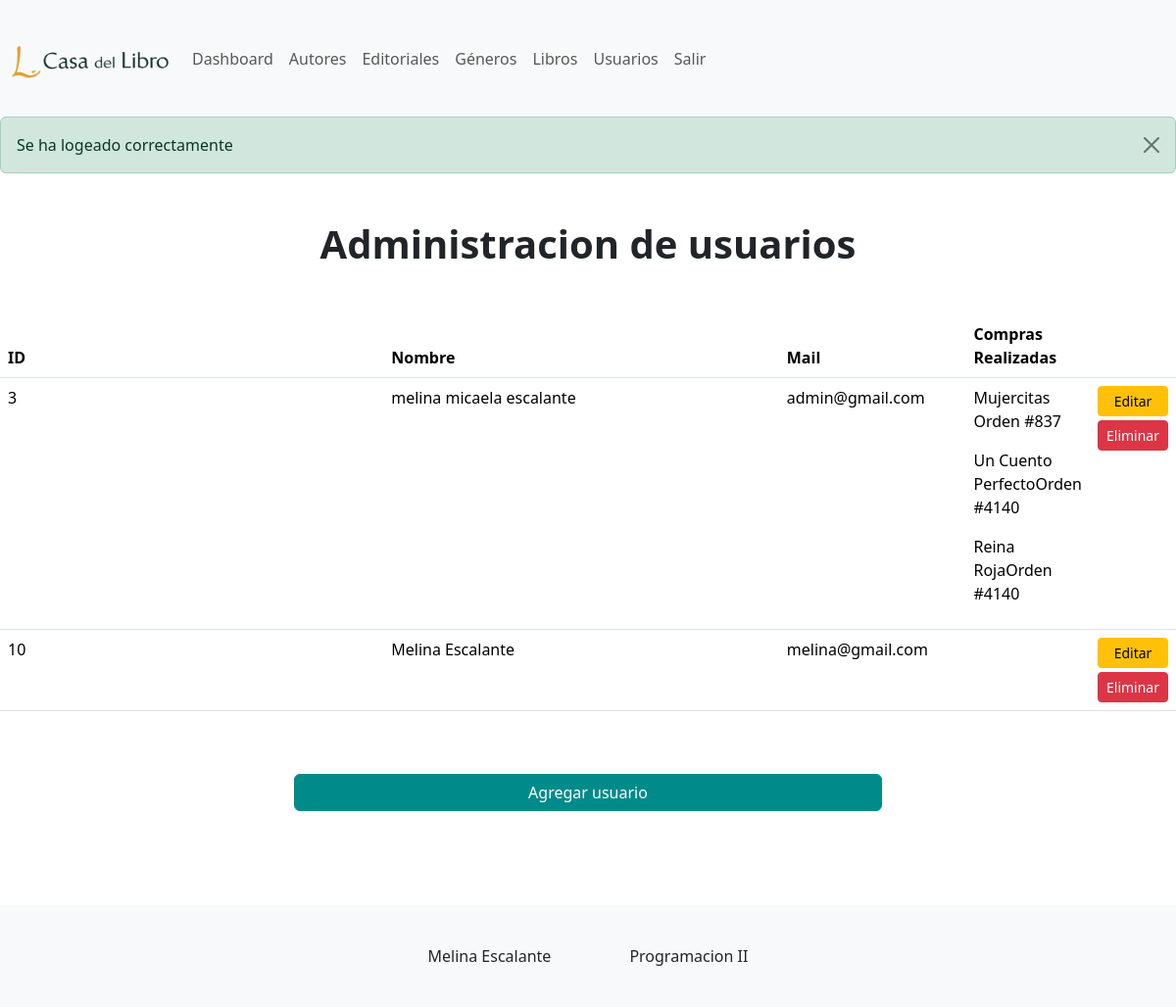
The page /sitio/content/admin/index.php?view=manage_users (signed in) on the database as committed earlier.
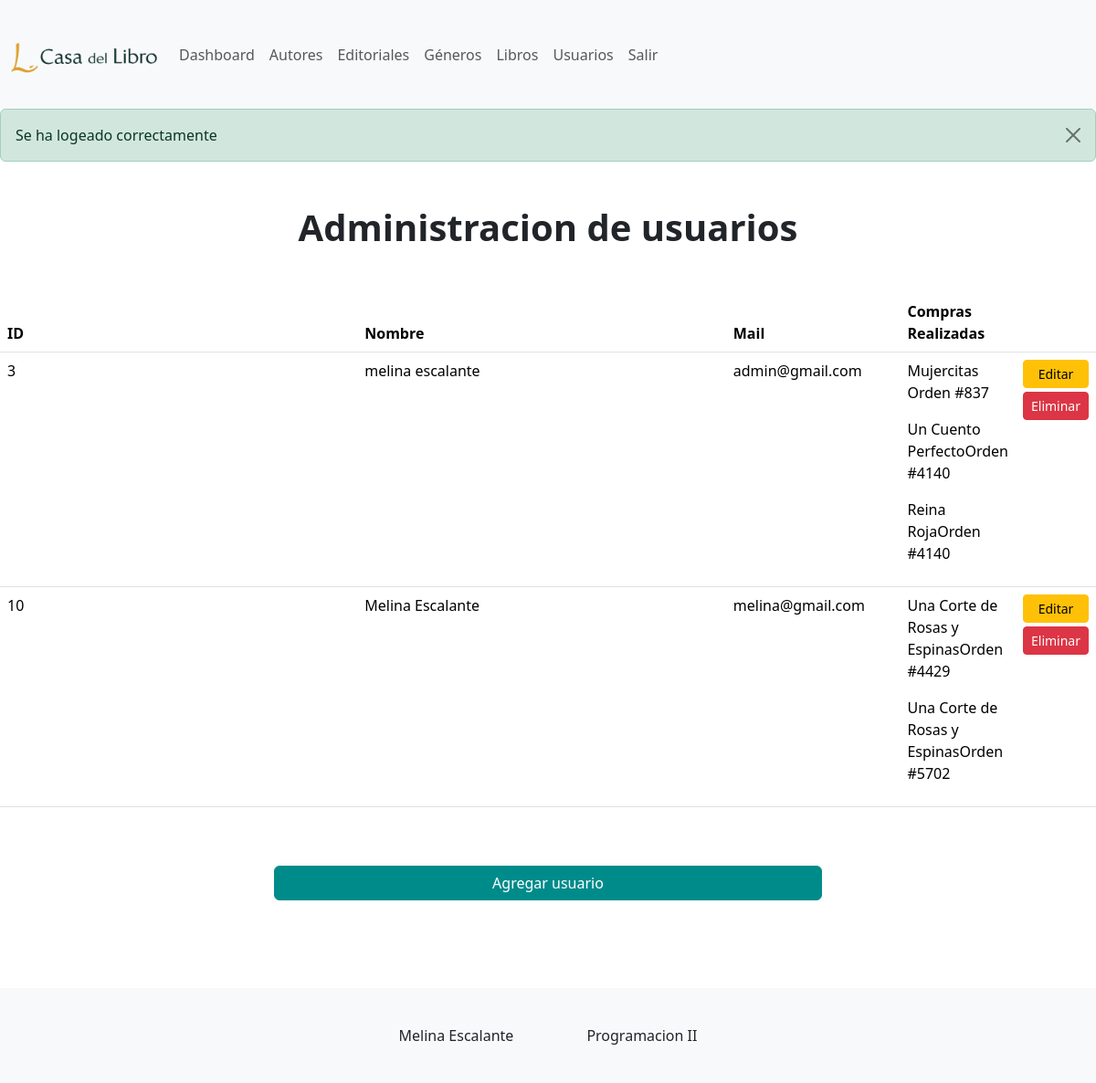
The same page on the database as committed later.
### tables this page shows
CREATE TABLE `usuario` (
  `id` bigint(20) UNSIGNED NOT NULL,
  `nombre_completo` varchar(256) NOT NULL,
  `email` varchar(256) NOT NULL,
  `password` varchar(256) NOT NULL,
  `rol` enum('usuario','admin') NOT NULL
);

CREATE TABLE `libro` (
  `id` bigint(20) UNSIGNED NOT NULL,
  `nombre` varchar(256) NOT NULL,
  `autor_id` bigint(20) UNSIGNED NOT NULL,
  `sinopsis` mediumtext NOT NULL,
  `portada` varchar(256) NOT NULL,
  `pages` int(10) UNSIGNED NOT NULL,
  `price` float UNSIGNED NOT NULL,
  `editorial_id` bigint(20) UNSIGNED NOT NULL
);

CREATE TABLE `pivotxpurchasesxuser` (
  `id` bigint(20) UNSIGNED NOT NULL,
  `id_user` bigint(20) UNSIGNED NOT NULL,
  `quantity` int(10) UNSIGNED NOT NULL,
  `id_libro` bigint(20) UNSIGNED NOT NULL,
  `price` float UNSIGNED NOT NULL,
  `date` date NOT NULL,
  `order_number` bigint(20) UNSIGNED NOT NULL
);

### sitio/content/functions/autoload.php (called while the page is built, shortened)
<?php
    function autoloadClass($nombreClase){
        $archivoClase = __DIR__."/../class/$nombreClase.php";
    }

### sitio/content/class/Usuario.php (called while the page is built, shortened)
<?php
class Usuario
{
    protected $id;
    protected $nombre_completo;
    protected $email;
    public function getId()
    {
        return $this->id;
    }
    public function getNombreCompleto()
    {
        return $this->nombre_completo;
    }
    public function getEmail()
    {
        return $this->email;
    }
    public function all_users(): array
    {
        $usersArray = [];
        $conexion = new Conexion();
        $conn = $conexion->getConexion();
        $query = "SELECT * FROM usuario";
        $PDOStament = $conn->prepare($query);
        $PDOStament->setFetchMode(PDO::FETCH_CLASS, self::class);
        $PDOStament->execute();
        while ($user = $PDOStament->fetch()) {
            $usersArray[] = $user;
        }
        return $usersArray;
    }
    public function buscar_x_id($user)
    {
        $conexion = (new Conexion())->getConexion();
        $query = "SELECT * FROM usuario WHERE id = :user";
        $PDOStatement = $conexion->prepare($query);
        $PDOStatement->setFetchMode(PDO::FETCH_CLASS, self::class);
        $PDOStatement->execute(["user"=>htmlspecialchars($user) ]);
        $resultado = $PDOStatement->fetch();
        return isset($resultado) ? $resultado : null;
    }
}

### sitio/content/class/Purchases.php (called while the page is built, shortened)
<?php
class Purchases
{
    protected static $valoresDB = ["id", "quantity", "price", "date","order_number"];
    public function compras_x_usuario($id)
    {
        $allPurchases = [];
        $conexion = new Conexion();
        $conn = $conexion->getConexion();
        $query = 'SELECT pivotxpurchasesxuser.*, usuario.*,GROUP_CONCAT(pivotxpurchasesxuser.id_libro) AS librosComprados,GROUP_CONCAT(pivotxpurchasesxuser.quantity) AS cantidadDeLibros FROM pivotxpurchasesxuser LEFT JOIN libro ON libro.id = pivotxpurchasesxuser.id_libro INNER JOIN usuario ON pivotxpurchasesxuser.id_user = :id WHERE usuario.id=:id GROUP BY pivotxpurchasesxuser.order_number;';
        $PDOStament = $conn->prepare($query);
        $PDOStament->setFetchMode(PDO::FETCH_ASSOC);
        $PDOStament->execute(["id" => htmlspecialchars($id)]);
        while ($purchase = $PDOStament->fetch()) {
            $allPurchases[] = $this->mapear($purchase);
        }
        return $allPurchases;
    }
    public function mapear($purchaseArrayAsociativo): Purchases
    {
        $purchase = new self();
        foreach (self::$valoresDB as $valor) {
            $purchase->{$valor} = $purchaseArrayAsociativo[$valor];
        }
        $purchase->id_user = (new Usuario())->buscar_x_id($purchaseArrayAsociativo["id_user"]);
        $purchase->librosComprados = [];
        $librosComprados = explode(",", $purchaseArrayAsociativo["librosComprados"]);
        $quantityFinales = explode(",", $purchaseArrayAsociativo["cantidadDeLibros"]);
        $suma = 0;
        for ($i = 0; $i < count($librosComprados); $i++) {
            $libroId = $librosComprados[$i];
            $cantidad = intval($quantityFinales[$i]);
            $suma += $cantidad;
            $libro = (new Libro())->buscar_x_id($libroId);
            $purchase->librosComprados[] = ['libro' => $libro, 'cantidad' => $cantidad];
        }
        $purchase->quantity = $suma;
        return $purchase;
    }
}

### sitio/content/class/libro.php (called while the page is built, shortened)
<?php
class Libro
{
    protected static $valoresDB = ["id", "nombre", "sinopsis", "portada", "pages", "price"];
    public function mapear($libroArrayAsociativo): Libro
    {
        $libro = new self();
        foreach (self::$valoresDB as $valor) {
            $libro->{$valor} = $libroArrayAsociativo[$valor];
        }
        $libro->autor = (new Autor())->buscar_x_id($libroArrayAsociativo["autor_id"]);
        $libro->editorial = (new Editorial())->buscar_x_id($libroArrayAsociativo["editorial_id"]);
        $genresId = explode(",", $libroArrayAsociativo["genero"]);
        $all_genres = [];
        if (!empty($genresId[0])) {
            foreach ($genresId as $genreId) {
                $all_genres[] = (new Genero())->buscar_x_nombre($genreId);
            }
        }
        $libro->all_genres = $libroArrayAsociativo["genero"];
        $libro->genero = $all_genres;
        return $libro;
    }
    public function buscar_x_id($code)
    {
        $conexion = (new Conexion())->getConexion();
        $query = "SELECT libro.*,
        GROUP_CONCAT(genero.id) AS genero
        FROM libro
        LEFT JOIN pivotxgeneroxlibro ON libro.id = pivotxgeneroxlibro.libro_id
        LEFT JOIN genero ON pivotxgeneroxlibro.genero_id = genero.id
        WHERE libro.id = :code
        GROUP BY libro.id;
        ";
        $PDOStatement = $conexion->prepare($query);
        $PDOStatement->setFetchMode(PDO::FETCH_ASSOC);
        $PDOStatement->execute(['code' => htmlspecialchars($code)]);
        $libroArray = $PDOStatement->fetch();
        $libro = $this->mapear($libroArray);
        return isset($libro) ? $libro : null;
    }
}

### sitio/content/class/Autor.php (called while the page is built, shortened)
<?php
class Autor
{
    public function buscar_x_id($autor)
    {
        $conexion = (new Conexion())->getConexion();
        $query = "SELECT * FROM autor WHERE id = :autor";
        $PDOStatement = $conexion->prepare($query);
        $PDOStatement->setFetchMode(PDO::FETCH_CLASS, self::class);
        $PDOStatement->execute(["autor" => htmlspecialchars($autor)]);
        $resultado = $PDOStatement->fetch();
        return isset($resultado) ? $resultado : null;
    }
}

### sitio/content/class/Editorial.php (called while the page is built, shortened)
<?php
class Editorial
{
    public function buscar_x_id($editorial)
    {
        $conexion = (new Conexion())->getConexion();
        $query = "SELECT * FROM editorial WHERE id = :editorial";
        $PDOStatement = $conexion->prepare($query);
        $PDOStatement->setFetchMode(PDO::FETCH_CLASS, self::class);
        $PDOStatement->execute(["editorial"=>htmlspecialchars($editorial) ]);
        $resultado = $PDOStatement->fetch();
        return isset($resultado) ? $resultado : null;
    }
}

### sitio/content/class/Genero.php (called while the page is built, shortened)
<?php
class Genero
{
    public function buscar_x_nombre($genero)
    {
        $conexion = (new Conexion())->getConexion();
        $query = "SELECT * FROM genero WHERE genero.genero_tipo = :genero";
        $PDOStatement = $conexion->prepare($query);
        $PDOStatement->setFetchMode(PDO::FETCH_CLASS, self::class);
        $PDOStatement->execute(["genero"=>htmlspecialchars($genero) ]);
        $resultado = $PDOStatement->fetch();
        return isset($resultado) ? $resultado : null;
    }
}

### sitio/content/admin/views/manage_users.php (the view, shortened to what the changed rows need)
<?= (new Alerta())->get_alertas(); ?>
<?php
$users = (new Usuario())->all_users();
?>
<div class="container-xxl mx-auto container-fluid row my-5">
    <div>
        <h1 class="text-center mb-5 fw-bold">Administracion de usuarios</h1>
        <div class="row mb-5 d-flex align-items-center justify-content-center">
            <table class="table">
                <thead>
                    <tr>
                        <th class="col-lg-5 col-md-4 col-8">ID</th>
                        <th class="col-lg-5 col-md-4 col-8">Nombre</th>
                        <th class="col-lg-5 col-md-4 col-8">Mail</th>
                        <th class="col-lg-5 col-md-4 col-8">Compras Realizadas</th>
                        <th class="col-lg-5 col-md-4 col-8"></th>
                    </tr>
                </thead>
                <tbody>
                    <?php foreach ($users as $user) {
                        ?>
                        <tr>
                            <td class="col-lg-5 col-md-4 col-8"> <?= htmlspecialchars($user->getId()) ?> </td>
                            <td class="col-lg-5 col-md-4 col-8"><?= htmlspecialchars($user->getNombreCompleto()) ?> </td>
                            <td class="col-lg-5 col-md-4 col-8"><?= htmlspecialchars($user->getEmail()) ?> </td>
                            <td class="col-lg-5 col-md-4 col-8"><?php
                            if ($purchases = (new Purchases())->compras_x_usuario($user->getId())) {
                                for ($i=0; $i < count($purchases); $i++) {
                                    $librosComprados = $purchases[$i]->getLibrosComprados();
                                    foreach ($librosComprados as $librosComprado) {
                                        $libro = $librosComprado['libro'];
                                        echo "<p>" .$libro->getNombre(). "Orden #".$purchases[$i]->getOrderNumber()."</p>";
                                    }
                                }
                            }
                            ?>
                            </td>
                            <td class="col-lg-2 col-md-2 col-2">
                                <a href="index.php?view=edit_user&id=<?= htmlspecialchars($user->getId()) ?>"
                                    class="d-block btn btn-sm btn-warning .btn-escalante-edit mb-1">Editar</a>
                                <a href="index.php?view=delete_user&id=<?= htmlspecialchars($user->getId()) ?>"
                                    class="d-block btn btn-sm btn-danger btn-escalante-delete">Eliminar</a>
                            </td>
                        </tr>
                    <?php } ?>
                </tbody>
            </table>
        </div>
    </div>
</div>

### sitio/content/class/Alerta.php (shortened to what the changed rows need)
<?php
class Alerta{
    public function get_alertas(){
        if(!empty($_SESSION["alertas"])){
            $html = "";
            foreach ($_SESSION["alertas"] as $alerta) {
                $html .= $this->print_alerta($alerta["mensaje"], $alerta["tipo"]);
            }
            return $html;
        }
    }
    public function print_alerta($mensaje, $tipo){
        $html = "<div class='alert alert-$tipo alert-dismissible fade show' role='alert'>";
        $html .= $mensaje;
        $html .= "<button type='button' class='btn-close' data-bs-dismiss='alert' aria-label='Close'></button></div>";
        return $html;
    }
}

Rows that differ between the two databases and show on the page:
changed usuario "admin@gmail.com": nombre_completo "melina micaela escalante" → "melina escalante"
added pivotxpurchasesxuser: id_libro.nombre "Una Corte de Rosas y Espinas", order_number "4429", shown under usuario "Melina Escalante"
added pivotxpurchasesxuser: id_libro.nombre "Una Corte de Rosas y Espinas", order_number "5702", shown under usuario "Melina Escalante"
